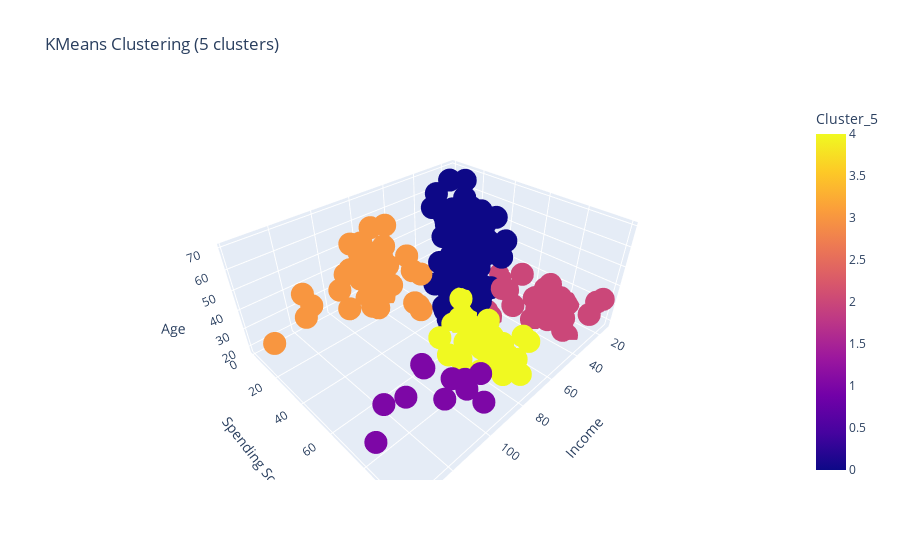
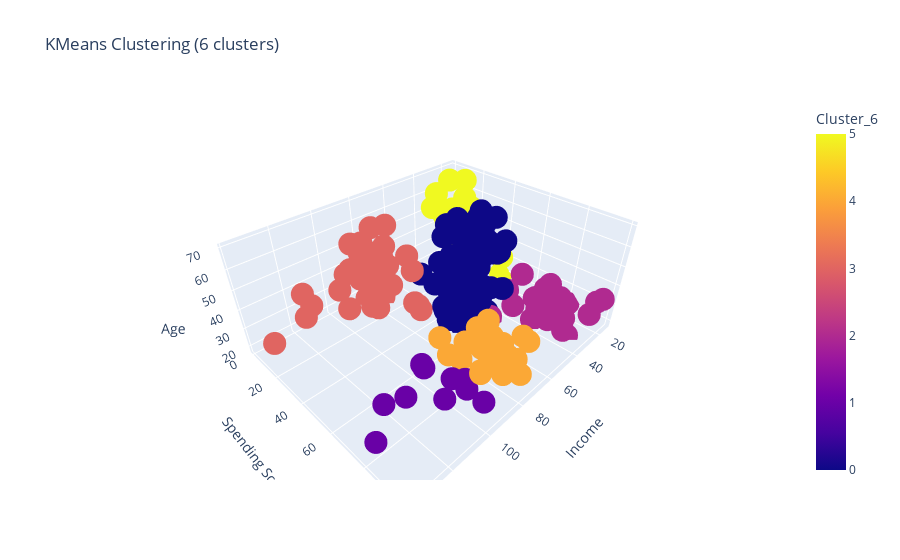

The notebook cell saved with these charts, in order:
### Markdown cell above
**Завдання 11** 

Зробити візуалізацію кластеризації методу К-середніх на вибраних Вами двох різних кількостях кластерів використовуючи [scatter_3d](https://plotly.com/python/3d-scatter-plots/).

### Code cell
X = customer_set[['Income', 'SpendingScore', 'Age']]

kmeans_5 = KMeans(n_clusters=5, random_state=42)
customer_set['Cluster_5'] = kmeans_5.fit_predict(X)

kmeans_6 = KMeans(n_clusters=6, random_state=42)
customer_set['Cluster_6'] = kmeans_6.fit_predict(X)

fig_5 = px.scatter_3d(customer_set, x='Income', y='SpendingScore', z='Age', color='Cluster_5', 
                      title='KMeans Clustering (5 clusters)', 
                      labels={'Income': 'Income', 'SpendingScore': 'Spending Score', 'Age': 'Age'})
fig_5.show()

fig_6 = px.scatter_3d(customer_set, x='Income', y='SpendingScore', z='Age', color='Cluster_6', 
                      title='KMeans Clustering (6 clusters)', 
                      labels={'Income': 'Income', 'SpendingScore': 'Spending Score', 'Age': 'Age'})
fig_6.show()

### Figure 1 — Plotly figure (JSON) as saved in the notebook; plotly's stock layout.template omitted (floating-point values rounded to 4 significant figures; data arrays with more than 128 entries replaced by an {"elided": "..."} marker saying what was removed)
{"data": [{"hovertemplate": "Income=%{x}<br>Spending Score=%{y}<br>Age=%{z}<br>Cluster_5=%{marker.color}<extra></extra>", "legendgroup": "", "marker": {"color": {"elided": "200 int values"}, "coloraxis": "coloraxis", "symbol": "circle"}, "mode": "markers", "name": "", "scene": "scene", "showlegend": false, "type": "scatter3d", "x": {"elided": "200 int values"}, "y": {"elided": "200 int values"}, "z": {"elided": "200 int values"}}], "layout": {"coloraxis": {"colorbar": {"title": {"text": "Cluster_5"}}, "colorscale": [[0, "#0d0887"], [0.1111, "#46039f"], [0.2222, "#7201a8"], [0.3333, "#9c179e"], [0.4444, "#bd3786"], [0.5556, "#d8576b"], [0.6667, "#ed7953"], [0.7778, "#fb9f3a"], [0.8889, "#fdca26"], [1, "#f0f921"]]}, "legend": {"tracegroupgap": 0}, "scene": {"domain": {"x": [0, 1], "y": [0, 1]}, "xaxis": {"title": {"text": "Income"}}, "yaxis": {"title": {"text": "Spending Score"}}, "zaxis": {"title": {"text": "Age"}}}, "title": {"text": "KMeans Clustering (5 clusters)"}}}

### Figure 2 — Plotly figure (JSON) as saved in the notebook; plotly's stock layout.template omitted (floating-point values rounded to 4 significant figures; data arrays with more than 128 entries replaced by an {"elided": "..."} marker saying what was removed)
{"data": [{"hovertemplate": "Income=%{x}<br>Spending Score=%{y}<br>Age=%{z}<br>Cluster_6=%{marker.color}<extra></extra>", "legendgroup": "", "marker": {"color": {"elided": "200 int values"}, "coloraxis": "coloraxis", "symbol": "circle"}, "mode": "markers", "name": "", "scene": "scene", "showlegend": false, "type": "scatter3d", "x": {"elided": "200 int values"}, "y": {"elided": "200 int values"}, "z": {"elided": "200 int values"}}], "layout": {"coloraxis": {"colorbar": {"title": {"text": "Cluster_6"}}, "colorscale": [[0, "#0d0887"], [0.1111, "#46039f"], [0.2222, "#7201a8"], [0.3333, "#9c179e"], [0.4444, "#bd3786"], [0.5556, "#d8576b"], [0.6667, "#ed7953"], [0.7778, "#fb9f3a"], [0.8889, "#fdca26"], [1, "#f0f921"]]}, "legend": {"tracegroupgap": 0}, "scene": {"domain": {"x": [0, 1], "y": [0, 1]}, "xaxis": {"title": {"text": "Income"}}, "yaxis": {"title": {"text": "Spending Score"}}, "zaxis": {"title": {"text": "Age"}}}, "title": {"text": "KMeans Clustering (6 clusters)"}}}
